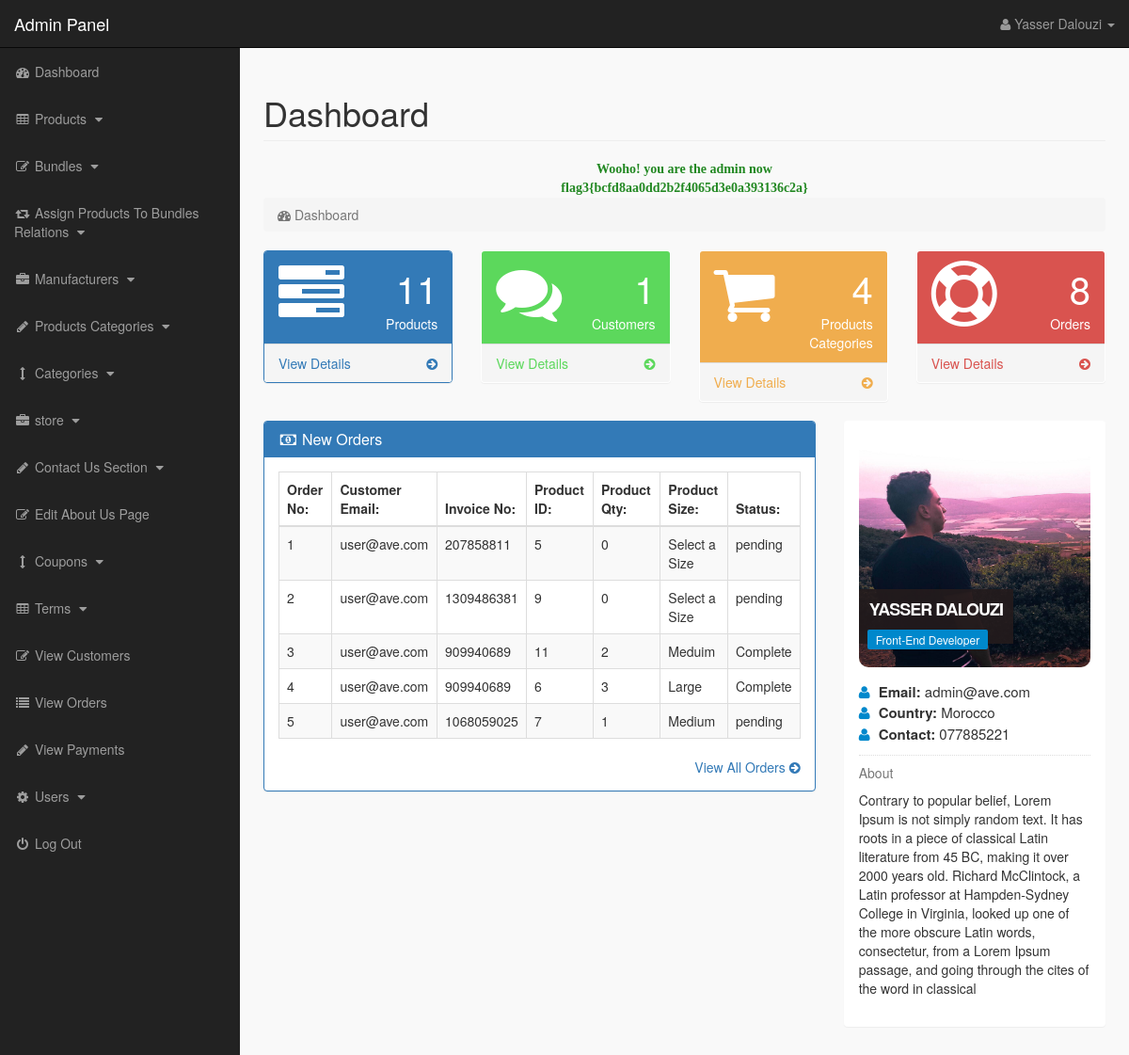
The page /admin_area/index.php?dashboard (signed in) on the database its author committed.
### tables this page shows
CREATE TABLE `pending_orders` (
  `order_id` int(10) NOT NULL,
  `customer_id` int(10) NOT NULL,
  `invoice_no` int(10) NOT NULL,
  `product_id` text NOT NULL,
  `qty` int(10) NOT NULL,
  `size` text NOT NULL,
  `order_status` text NOT NULL
);

CREATE TABLE `customers` (
  `customer_id` int(10) NOT NULL,
  `customer_name` varchar(255) NOT NULL,
  `customer_email` varchar(255) NOT NULL,
  `customer_pass` varchar(255) NOT NULL,
  `customer_country` text NOT NULL,
  `customer_city` text NOT NULL,
  `customer_contact` varchar(255) NOT NULL,
  `customer_address` text NOT NULL,
  `customer_image` text NOT NULL,
  `customer_ip` varchar(255) NOT NULL,
  `customer_confirm_code` text NOT NULL
);

### admin_area/dashboard.php (the view, shortened to what this page needs)
<?php
if(!isset($_SESSION['admin_email'])){
echo "<script>window.open('login.php','_self')</script>";
}
else {
?>
<div class="row">
<div class="col-lg-12">
<h1 class="page-header">Dashboard</h1>
<?php
include('../cyber.php');
?>
<ol class="breadcrumb">
<li class="active">
<i class="fa fa-dashboard"></i> Dashboard
</li>
</ol>
</div>
</div>
<div class="row">
<div class="col-lg-3 col-md-6">
<div class="panel panel-primary">
<div class="panel-heading">
<div class="row">
<div class="col-xs-3">
<i class="fa fa-tasks fa-5x"> </i>
</div>
<div class="col-xs-9 text-right">
<div class="huge"> <?php echo $count_products; ?> </div>
<div>Products</div>
</div>
</div>
</div>
<a href="index.php?view_products">
<div class="panel-footer">
<span class="pull-left"> View Details </span>
<span class="pull-right"> <i class="fa fa-arrow-circle-right"></i> </span>
<div class="clearfix"></div>
</div>
</a>
</div>
</div>
<div class="col-lg-3 col-md-6">
<div class="panel panel-green">
<div class="panel-heading">
<div class="row">
<div class="col-xs-3">
<i class="fa fa-comments fa-5x"> </i>
</div>
<div class="col-xs-9 text-right">
<div class="huge"> <?php echo $count_customers; ?> </div>
<div>Customers</div>
</div>
</div>
</div>
<a href="index.php?view_customers">
<div class="panel-footer">
<span class="pull-left"> View Details </span>
<span class="pull-right"> <i class="fa fa-arrow-circle-right"></i> </span>
<div class="clearfix"></div>
</div>
</a>
</div>
</div>
<div class="col-lg-3 col-md-6">
<div class="panel panel-yellow">
<div class="panel-heading">
<div class="row">
<div class="col-xs-3">
<i class="fa fa-shopping-cart fa-5x"> </i>
</div>
<div class="col-xs-9 text-right">
<div class="huge"> <?php echo $count_p_categories; ?> </div>
<div>Products Categories</div>
</div>
</div>
</div>
<a href="index.php?view_p_cats">
<div class="panel-footer">
<span class="pull-left"> View Details </span>
<span class="pull-right"> <i class="fa fa-arrow-circle-right"></i> </span>
<div class="clearfix"></div>
</div>
</a>
</div>
</div>
<div class="col-lg-3 col-md-6">
<div class="panel panel-red">
<div class="panel-heading">
<div class="row">
<div class="col-xs-3">
<i class="fa fa-support fa-5x"> </i>
</div>
<div class="col-xs-9 text-right">
<div class="huge"> <?php echo $count_pending_orders; ?> </div>
<div>Orders</div>
</div>
</div>
</div>
<a href="index.php?view_orders">
<div class="panel-footer">
<span class="pull-left"> View Details </span>
<span class="pull-right"> <i class="fa fa-arrow-circle-right"></i> </span>
<div class="clearfix"></div>
</div>
</a>
</div>
</div>
</div>
<div class="row" >
<div class="col-lg-8" >
<div class="panel panel-primary" >
<div class="panel-heading" >
<h3 class="panel-title" >
<i class="fa fa-money fa-fw" ></i> New Orders
</h3>
</div>
<div class="panel-body" >
<div class="table-responsive" >
<table class="table table-bordered table-hover table-striped" >
<thead>
<tr>
<th>Order No:</th>
<th>Customer Email:</th>
<th>Invoice No:</th>
<th>Product ID:</th>
<th>Product Qty:</th>
<th>Product Size:</th>
<th>Status:</th>
</tr>
</thead>
<tbody>
<?php
$i = 0;
$get_order = "select * from pending_orders order by 1 DESC LIMIT 0,5";
$run_order = mysqli_query($con,$get_order);
while($row_order=mysqli_fetch_array($run_order)){
$c_id = $row_order['customer_id'];
$invoice_no = $row_order['invoice_no'];
$product_id = $row_order['product_id'];
$qty = $row_order['qty'];
$size = $row_order['size'];
$order_status = $row_order['order_status'];
$i++;
?>
<tr>
<td><?php echo $i; ?></td>
<td>
<?php
$get_customer = "select * from customers where customer_id='$c_id'";
$run_customer = mysqli_query($con,$get_customer);
$row_customer = mysqli_fetch_array($run_customer);
$customer_email = $row_customer['customer_email'];
echo $customer_email;
?>
</td>
<td><?php echo $invoice_no; ?></td>
<td><?php echo $product_id; ?></td>
<td><?php echo $qty; ?></td>
<td><?php echo $size; ?></td>
<td>
<?php
if($order_status=='pending'){
echo $order_status='pending';
}
else {
echo $order_status='Complete';
}
?>
</td>
</tr>
<?php } ?>
</tbody>
</table>
</div>
<div class="text-right" >
<a href="index.php?view_orders" >
View All Orders <i class="fa fa-arrow-circle-right" ></i>
</a>
</div>
</div>
</div>
</div>
<div class="col-md-4">
<div class="panel">
<div class="panel-body">
<div class="thumb-info mb-md">
<img src="admin_images/<?php echo $admin_image; ?>" class="rounded img-responsive">
<div class="thumb-info-title">
<span class="thumb-info-inner"> <?php echo $admin_name; ?> </span>
<span class="thumb-info-type"> <?php echo $admin_job; ?> </span>
</div>
</div>
<div class="mb-md">
<div class="widget-content-expanded">
<i class="fa fa-user"></i> <span>Email: </span> <?php echo $admin_email; ?>  <br>
<i class="fa fa-user"></i> <span>Country: </span> <?php echo $admin_country; ?>   <br>
<i class="fa fa-user"></i> <span>Contact: </span> <?php echo $admin_contact; ?>   <br>
</div>
<hr class="dotted short">
<h5 class="text-muted">About</h5>
<p>
<?php echo $admin_about; ?>
</p>
</div>
</div>
</div>
</div>
</div>
<?php } ?>

### admin_area/includes/sidebar.php (shortened to what this page needs)
<?php
if(!isset($_SESSION['admin_email'])){
echo "<script>window.open('login.php','_self')</script>";
}
else {
?>
<nav class="navbar navbar-inverse navbar-fixed-top" >
<div class="navbar-header" >
<a class="navbar-brand" href="index.php?dashboard" >Admin Panel</a>
</div>
<ul class="nav navbar-right top-nav" >
<li class="dropdown" >
<a href="#" class="dropdown-toggle" data-toggle="dropdown" >
<i class="fa fa-user" ></i>
<?php echo $admin_name; ?> <b class="caret" ></b>
</a>
</li>
</ul>
<div class="collapse navbar-collapse navbar-ex1-collapse">
<ul class="nav navbar-nav side-nav">
<li>
<a href="index.php?dashboard">
<i class="fa fa-fw fa-dashboard"></i> Dashboard
</a>
</li>
<li>
<a href="#" data-toggle="collapse" data-target="#products">
<i class="fa fa-fw fa-table"></i> Products
<i class="fa fa-fw fa-caret-down"></i>
</a>
</li>
<li>
<a href="#" data-toggle="collapse" data-target="#bundles">
<i class="fa fa-fw fa-edit"></i> Bundles
<i class="fa fa-fw fa-caret-down"></i>
</a>
</li>
<li>
<a href="#" data-toggle="collapse" data-target="#relations">
<i class="fa fa-fw fa-retweet"></i> Assign Products To Bundles Relations
<i class="fa fa-fw fa-caret-down"></i>
</a>
</li>
<li>
<a href="#" data-toggle="collapse" data-target="#manufacturers">
<i class="fa fa-fw fa-briefcase"></i> Manufacturers
<i class="fa fa-fw fa-caret-down"></i>
</a>
</li>
<li>
<a href="#" data-toggle="collapse" data-target="#p_cat">
<i class="fa fa-fw fa-pencil"></i> Products Categories
<i class="fa fa-fw fa-caret-down"></i>
</a>
</li>
<li>
<a href="#" data-toggle="collapse" data-target="#cat">
<i class="fa fa-fw fa-arrows-v"></i> Categories
<i class="fa fa-fw fa-caret-down"></i>
</a>
</li>
<li>
<a href="#" data-toggle="collapse" data-target="#store">
<i class="fa fa-fw fa-briefcase"></i> store
<i class="fa fa-fw fa-caret-down"></i>
</a>
</li>
<li>
<a href="#" data-toggle="collapse" data-target="#contact_us">
<i class="fa fa-fw fa-pencil"> </i> Contact Us Section
<i class="fa fa-fw fa-caret-down"></i>
</a>
</li>
<li>
<a href="index.php?edit_about_us">
<i class="fa fa-fw fa-edit"></i> Edit About Us Page
</a>
</li>
<li>
<a href="#" data-toggle="collapse" data-target="#coupons">
<i class="fa fa-fw fa-arrows-v"></i> Coupons
<i class="fa fa-fw fa-caret-down"></i>
</a>
</li>
<li>
<a href="#" data-toggle="collapse" data-target="#terms" >
<i class="fa fa-fw fa-table"></i> Terms
<i class="fa fa-fw fa-caret-down"></i>
</a>
</li>
<li>
<a href="index.php?view_customers">
<i class="fa fa-fw fa-edit"></i> View Customers
</a>
</li>
<li>
<a href="index.php?view_orders">
<i class="fa fa-fw fa-list"></i> View Orders
</a>
</li>
<li>
<a href="index.php?view_payments">
<i class="fa fa-fw fa-pencil"></i> View Payments
</a>
</li>
<li>
<a href="#" data-toggle="collapse" data-target="#users">
<i class="fa fa-fw fa-gear"></i> Users
<i class="fa fa-fw fa-caret-down"></i>
</a>
</li>
<li>
<a href="logout.php">
<i class="fa fa-fw fa-power-off"></i> Log Out
</a>
</li>
</ul>
</div>
</nav>
<?php } ?>

### admin_area/css/style.css (style rules this page uses)
body { margin-top:100px; }
@media (min-width: 768px) { body { margin-top:50px; } }
.top-nav { padding:0 15px; }
.top-nav>li { display:inline-block; float:left; }
.top-nav>li>a { padding-top:15px; padding-bottom:15px; line-height:20px; color:#999; }
@media (min-width: 768px) { .side-nav { position:fixed; top:51px; width:255px; border-radius:0; overflow-y:auto; background-color: #222; bottom:0; overflow-x:hidden; padding-bottom:40px; } }
@media (min-width: 768px) { .side-nav>li>a { width:255px; } }
.huge { font-size:40px; line-height:normal; }
.panel-green > .panel-heading { color:#fff; background-color:#5cd85c; }
.panel-green > a { color:#5cd85c; }
.panel-red > .panel-heading { color:#fff; background-color:#d9534f; }
.panel-red > a { color:#d9534f; }
.panel-yellow > .panel-heading { color:#fff; background-color:#f0ad4e; }
.panel-yellow > a { color:#f0ad4e; }
.panel-body { border-radius:5px; }
.thumb-info { position: relative; }
.mb-md { margin-bottom: 15px !important; }
.rounded { border-radius:10px; }
hr { border:0; height: 1px; margin: 22px 0 22px 0; }
hr.dotted { height:0; border-bottom: 1px dotted #ddd; margin: 11px 0 11px 0; }
.thumb-info .thumb-info-title { background: rgba(36, 27, 28, 0.9); bottom:10%; color:#fff; font-size:18px; font-weight: 700; left: 0; letter-spacing: -1px; padding: 9px 11px 9px; position: absolute; text-transform: uppercase; z-index: 1; }
.thumb-info .thumb-info-inner { display:block; }
.thumb-info .thumb-info-type { background-color: #0088cc; border-radius: 2px; display: inline-block; float:left; font-size:12px; font-weight:400; letter-spacing:0; margin: 8px -2px -15px -2px; padding: 2px 9px; text-transform:none; }
.widget-content-expanded { font-size:15px; }
.widget-content-expanded span { font-weight:bold; }
.widget-content-expanded i { color:#0088cc; margin-right:5px; }

### rows shown on the page
pending_orders: customer.customer_email "user@ave.com", invoice_no "207858811", product "5", qty "0", size "Select a Size"
pending_orders: customer.customer_email "user@ave.com", invoice_no "1309486381", product "9", qty "0", size "Select a Size"
pending_orders: customer.customer_email "user@ave.com", invoice_no "909940689", product "11", qty "2", size "Meduim"
pending_orders: customer.customer_email "user@ave.com", invoice_no "909940689", product "6", qty "3", size "Large"
pending_orders: customer.customer_email "user@ave.com", invoice_no "1068059025", product "7", qty "1", size "Medium"

### other values the page prints
$admin_name "Yasser Dalouzi"
$message "Wooho! you are the admin now"
$index "3"
md5("challenge".$index.$token) "bcfd8aa0dd2b2f4065d3e0a393136c2a"
$count_products "11"
$count_customers "1"
$count_p_categories "4"
$count_pending_orders "8"
$admin_name "YASSER DALOUZI"
$admin_job "Front-End Developer"
$admin_email "admin@ave.com"
$admin_country "Morocco"
$admin_contact "077885221"
